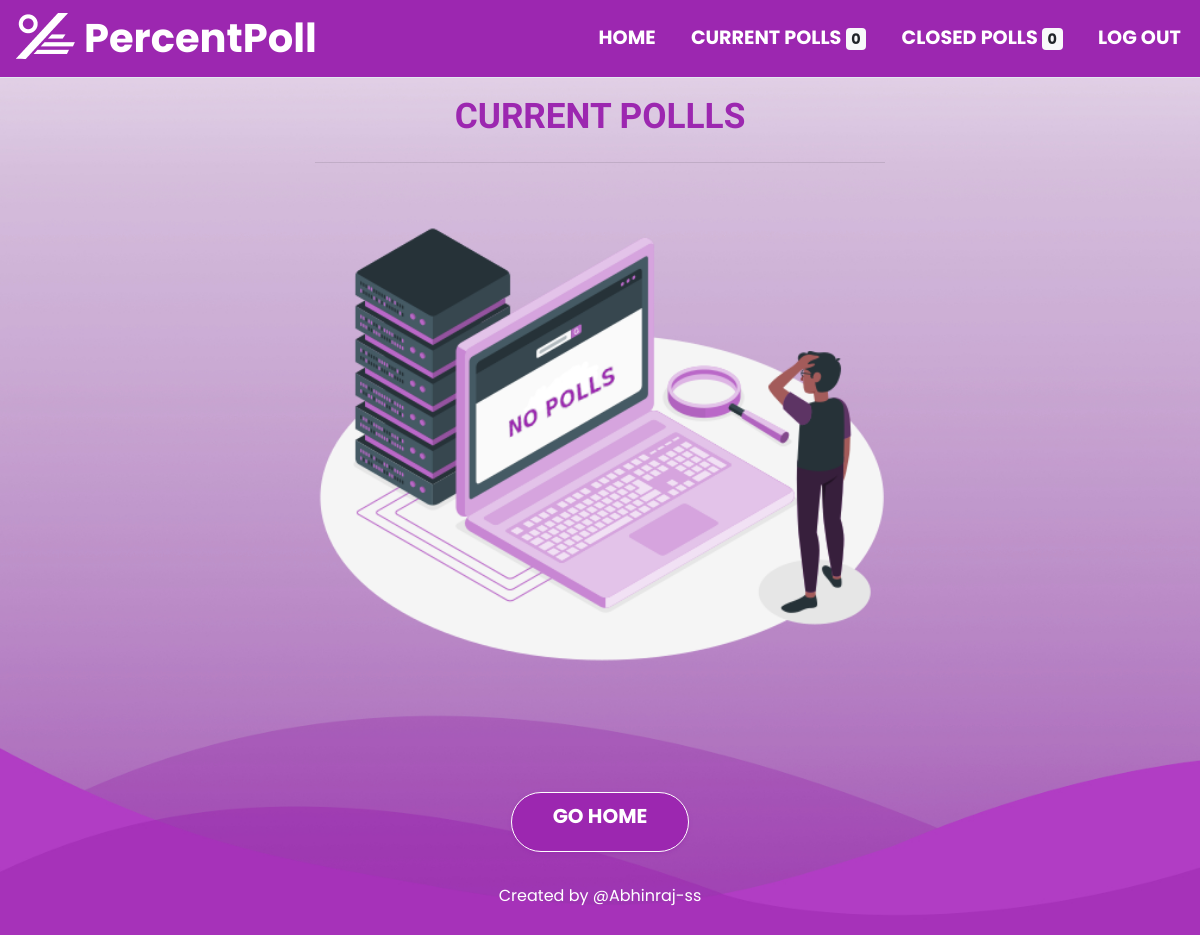
The app's page /current (signed in), older data.
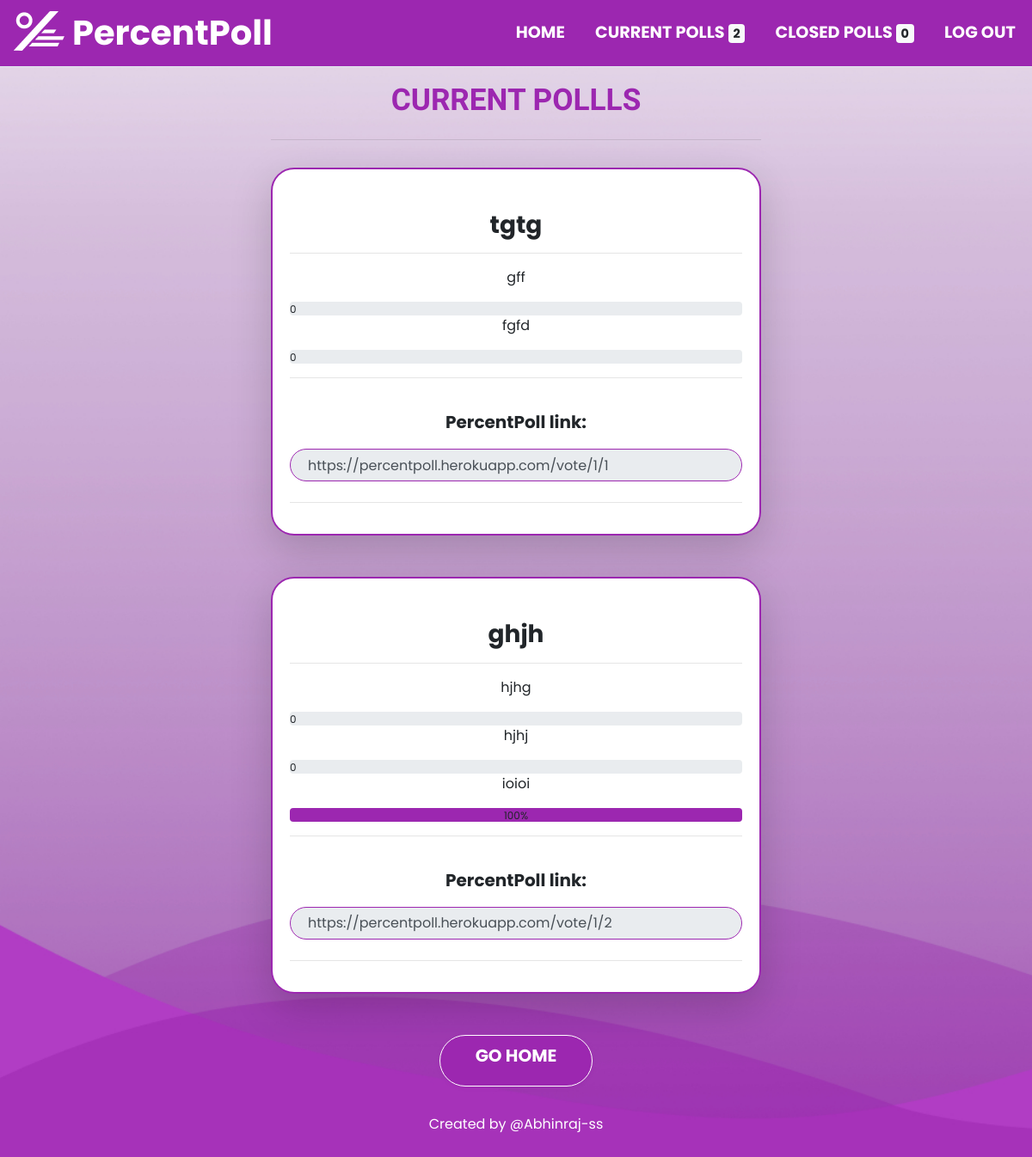
The same page, newer data.
### percentpoll/models.py (models this page shows)
class Poll( db.Model):
    id = db.Column(db.Integer, primary_key=True, autoincrement=True,unique=True)
    hostId=db.Column(db.Integer, db.ForeignKey("user.id"))
    title=db.Column(db.String(30))
    option1 = db.Column(db.String(20))
    option2 = db.Column(db.String(20))
    option3 = db.Column(db.String(20))
    option4 = db.Column(db.String(20))
    option5 = db.Column(db.String(20))
    option6 = db.Column(db.String(20))
    option7 = db.Column(db.String(20))
    option8 = db.Column(db.String(20))
    option9 = db.Column(db.String(20))
    option10 = db.Column(db.String(20))
    date=db.Column(db.DateTime, default=datetime.datetime.utcnow)
    closed=db.Column(db.Boolean,default=False)
    pollings=db.relationship("Pollings",backref='poll')
    pollings=db.relationship("Percentpoll",backref='poll')

class Percentpoll(db.Model):
    id = db.Column(db.Integer, primary_key=True, autoincrement=True,unique=True)
    pollId=db.Column(db.Integer, db.ForeignKey("poll.id"))
    option1 = db.Column(db.Integer)
    option2 = db.Column(db.Integer)
    option3 = db.Column(db.Integer)
    option4 = db.Column(db.Integer)
    option5 = db.Column(db.Integer)
    option6 = db.Column(db.Integer)
    option7 = db.Column(db.Integer)
    option8 = db.Column(db.Integer)
    option9 = db.Column(db.Integer)
    option10 = db.Column(db.Integer)

### percentpoll/main.py (the view)
@main.route("/current")
@login_required
def current():
    today = datetime.datetime.now()
    date_today = today.strftime("%d/%m/%Y")
    polls = Poll.query.filter_by( hostId=current_user.id, closed=False).all()
    for poll in polls:
        if poll.date<=today:
            poll.closed=True
    current_count = len(Poll.query.filter_by( hostId=current_user.id, closed=False).all())
    closed_count = len(Poll.query.filter_by( hostId=current_user.id, closed=True).all())
    polls = Poll.query.filter_by( hostId=current_user.id, closed=False).all()
    percents=[]
    for poll in polls:
        percents.append(Percentpoll.query.filter_by( id=poll.id).first())
    current=zip(polls,percents)
    return render_template("view.html",page="CURRENT POLLLS",polls=len(polls),current_polls=current,current_count=current_count,closed_count=closed_count)

### percentpoll/__init__.py (called while the page is built)
def create_app():
    app = Flask("percentpoll")
    app.config['SECRET_KEY'] = '\x14\x8b\xe8m\x88(\xc4!\xfe\x05!\xb9'
    app.config['SQLALCHEMY_DATABASE_URI'] = 'sqlite:///db.sqlite'
    app.config['SQLALCHEMY_TRACK_MODIFICATIONS'] = False
    db.init_app(app)
    login_manager = LoginManager()
    login_manager.login_view = 'auth.login'
    login_manager.init_app(app)
    from .models import User
    @login_manager.user_loader
    def load_user(user_id):
        return User.query.get(int(user_id))
    from .auth import auth as auth_blueprint
    app.register_blueprint(auth_blueprint)
    from .main import main as main_blueprint
    app.register_blueprint(main_blueprint)
    return app

### percentpoll/templates/view.html (shortened to what this page needs)
{% extends "layout.html" %}
{% block current %}{{current_count}}{% endblock %}
{% block closed %}{{closed_count}}{% endblock %}
{% block body %}
<h2 class="text-center">{{page}}</h2>
<div class="row">
  <div class="col-sm-6" >
    <div class="text-center">
      <hr />
      {% if  not polls %}
      <img src="{{url_for('static', filename='NoPolls.png')}}" style="padding-bottom:15%; padding-top:5%;width:100%;height:100%;" />
      {% endif %}
      {% for poll, percent in current_polls %}
      <div class="shadow-lg mb-5 rounded-27" style="border-radius:27px;">
        <div class="card w-100" style="margin-top:2em;border-radius:27px;" id="card">
          <div class="card-body">
            <h3 class="card-title">{{poll.title}}</h3>
            <hr />
            <p class="card-text">{{poll.option1}}</p>
            <div class="progress">
              <div class="progress-bar-purple " role="progressbar" aria-valuemin="0" aria-valuemax="100" style="width: {{percent.option1}}%">{{percent.option1}}%
              </div>
            </div>
            <p class="card-text">{{poll.option2}}</p>
            <div class="progress">
              <div class="progress-bar-purple  " role="progressbar" aria-valuemin="0" aria-valuemax="100" style="width: {{percent.option2}}%">{{percent.option2}}%
              </div>
            </div>
            {% if poll.option3 != 'NONE' %}
            <p class="card-text">{{poll.option3}}</p>
            <div class="progress">
              <div class="progress-bar-purple " role="progressbar" aria-valuemin="0" aria-valuemax="100" style="width: {{percent.option3}}%">{{percent.option3}}%
              </div>
            </div>
            {% endif %}
            <hr />
            <label id="topPad" style="font-weight:bold;font-size:20px;">PercentPoll link:</label>
            <input type="text" class="form-control input-monospace input-sm " id="link" value="https://percentpoll.herokuapp.com/vote/{{poll.hostId}}/{{poll.id}}" readonly>
            <hr />
          </div>
        </div>
      </div>
      {% endfor %}
    </div>
    <div class="col-sm-6" style="display:flex;">
    <a class="btn btn-primary btn-lg" id="create" href="{{url_for('main.index')}}">GO HOME</a>
    </div>
  </div>
</div>
{% endblock %}

### percentpoll/templates/layout.html (shortened to what this page needs)
<!doctype html>
<html lang="en">
<head>
  <link rel="stylesheet" href="https://stackpath.bootstrapcdn.com/bootstrap/4.1.3/css/bootstrap.min.css">
  <link rel="stylesheet" href="{{ url_for('static', filename='style.css') }}">
</head>
<body id="body">
    <header class="header">
        <nav class="navbar">
            <a class="navbar-logo" href="/"><img src="{{url_for('static', filename='logo.png')}}" /></a>
            <h1 class="my-0 mr-md-auto font-weight-bold">PercentPoll</h1>
            <ul class="nav-menu">
                {% if current_user.is_authenticated %}
                  <li class="nav-item">
                    <a class="nav-link" href="{{ url_for('main.index') }}" id="nav">HOME</a>
                  </li>
                  <li class="nav-item">
                    <a class="nav-link" href="{{ url_for('main.current') }}" id="nav">CURRENT POLLS
                      <span class="badge badge-light">{% block current %}{% endblock %}</span>
                    </a>
                  </li>
                  <li class="nav-item">
                    <a class="nav-link" href="{{ url_for('main.view') }}" id="nav">CLOSED POLLS
                      <span class="badge badge-light">{% block closed %}{% endblock %}</span>
                    </a>
                  </li>
                  <li class="nav-item">
                    <a class="nav-link" href="{{ url_for('auth.logout') }}" id="nav">LOG OUT</a>
                  </li>
                  {% endif %}
            </ul>
        </nav>
</header>
  <div class="container-fluid">
    {% block body %}{% endblock %}
  </div>
  <footer class="text-center" style="color:white;">Created by <a href="https://github.com/Abhinraj-ss" id="me">@Abhinraj-ss</a>
</body>
</html>

### percentpoll/static/style.css (style rules this page uses)
h1 { color:white; font-weight:bold; font-family: 'Poppins', sans-serif; }
footer { padding-top: 2em; padding-bottom:2em; }
.col-sm-6 { justify-content: center; align-items: center; margin:auto; }
h2 { font-weight:bold; color:#9c27b0; font-size:220%; font-family: 'Titillium Web', sans-serif; margin-top: 0.5em; }
h3 { font-weight:bold; margin: 1em 0; }
#me { color: white; }
#create { height: 3em; border-radius:4em; font-weight:bold; justify-content: center; align-items: center; color:white; width:70%; font-size:40; background-color: #0063B1; border:0.1rem solid white; }
#card { display: flex; background-color:WHITE; border:2px solid #9c27b0; }
#topPad { padding-top: 1em; }
#nav { color:white; padding-right:1em; font-weight:bold; }
body { font-family: 'Roboto', sans-serif; background-image: url('../static/bg.jpg'); background-repeat: no-repeat; background-size: cover; }
.progress-bar-purple { background-color: #9c27b0 !important; }
input[type=text], input[type=password] { width: 100%; padding: 12px 20px; margin: 8px 0; display: inline-block; border: 1px solid #9c27b0; border-radius:27px; box-sizing: border-box; }
.btn.btn-primary { color: #fff !important; background-color: #9c27b0 !important; border-color: #9c27b0; box-shadow: 0 2px 2px 0 rgba(156, 39, 176, 0.14), 0 3px 1px -2px rgba(156, 39, 176, 0.2), 0 1px 5px 0 rgba(156, 39, 176, 0.12); }
* { margin: 0; padding: 0; box-sizing:border-box; font-family: 'Poppins', sans-serif; }
li { list-style: none; }
a { text-decoration: none; position:initial; }
.header { border-bottom: 1px solid #E2E8F0; }
.navbar { display: flex; justify-content: space-between; align-items: center; background-color: #9c27b0; padding: 0px; }
.nav-menu { display: flex; justify-content: space-between; align-items: center; padding-top:1em; }
.nav-link { font-size: 1.2rem; font-weight: 400; color: #fff; }
.navbar-logo { padding-left: 1em; padding-right: 0.5em; float: left; color: #fff; }

Row changes from the older to the newer data that the page shows:
added Poll: title "tgtg", option1 "gff", option1 "0", option2 "fgfd", option2 "0", hostId "https://percentpoll.herokuapp.com/vote/1/1"
added Poll: title "ghjh", option1 "hjhg", option1 "0", option2 "hjhj", option2 "0", option3 "ioioi", option3 "100", hostId "https://percentpoll.herokuapp.com/vote/1/2"
Text that changed along with them:
{{ current_count }}: "0" → "2"
